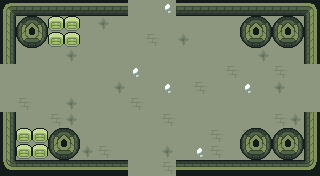

A 2D game scene composited from a Tiled map and its tileset images. What follows is a short description and the map's XML, with every tile layer's data as written:
An orthogonal 20x11 tile map with 16x16 px tiles, 6 tile layers (ground, dressing, decor, walls, ...), 3 tilesets and 12 objects (5x ENTRY, 5x ENEMY, 2x PROP).

<map version="1.10" tiledversion="1.10.2" orientation="orthogonal" renderorder="right-down" width="20" height="11" tilewidth="16" tileheight="16" infinite="0" nextlayerid="8" nextobjectid="13">
 <tileset firstgid="1" name="wall" tilewidth="16" tileheight="16" tilecount="110" columns="10">
  <image source="../../../gfx/tiles/ruins/tilesetwallsimple.png" width="160" height="176" />
 </tileset>
 <tileset firstgid="111" name="floor" tilewidth="16" tileheight="16" tilecount="374" columns="22">
  <image source="../../../gfx/tiles/ruins/tilesetinteriorfloor.png" width="352" height="272" />
 </tileset>
 <tileset firstgid="485" name="elements" tilewidth="16" tileheight="16" tilecount="27" columns="9">
  <image source="../../../gfx/tiles/ruins/elements.png" width="144" height="48" />
 </tileset>
 <layer id="1" name="ground" width="20" height="11">
  <data encoding="csv">
277,277,277,277,277,277,277,367,277,277,366,277,342,366,277,277,277,277,277,277,
277,277,277,277,277,277,367,277,277,277,277,277,277,277,277,277,277,277,277,277,
367,342,366,277,277,277,277,277,277,342,277,367,277,277,277,277,277,277,277,277,
277,277,277,277,367,277,277,277,277,277,277,277,277,277,277,277,367,277,277,277,
277,277,277,277,277,277,277,277,366,277,277,277,277,277,342,277,277,342,277,277,
277,277,277,277,277,277,277,367,277,277,366,277,342,277,277,366,277,367,277,277,
277,342,277,277,367,277,277,277,342,277,277,277,277,277,277,277,277,277,277,277,
277,277,277,342,367,277,277,277,277,277,342,277,277,277,277,277,277,342,367,277,
277,277,277,277,277,277,277,277,277,277,277,277,277,342,277,342,277,277,277,277,
277,277,277,277,277,367,342,277,277,277,367,277,366,342,277,277,277,366,277,277,
367,277,277,277,277,366,277,277,277,277,342,277,367,277,367,277,277,277,277,277
</data>
 </layer>
 <layer id="2" name="dressing" width="20" height="11">
  <data encoding="csv">
0,0,0,0,0,0,0,0,0,0,0,0,0,0,0,0,0,0,0,0,
0,0,0,0,0,0,0,0,0,0,0,0,0,0,0,0,0,0,0,0,
0,0,0,0,0,0,0,0,0,0,0,0,0,0,0,0,0,0,0,0,
0,0,0,0,0,0,0,0,0,0,0,0,0,0,0,0,0,0,0,0,
0,0,0,0,0,0,0,0,0,0,0,0,0,0,0,0,0,0,0,0,
0,0,0,0,0,0,0,0,0,0,0,0,0,0,0,0,0,0,0,0,
0,0,0,0,0,0,0,0,0,0,0,0,0,0,0,0,0,0,0,0,
0,0,0,0,0,0,0,0,0,0,0,0,0,0,0,0,0,0,0,0,
0,0,0,0,0,0,0,0,0,0,0,0,0,0,0,0,0,0,0,0,
0,0,0,0,0,0,0,0,0,0,0,0,0,0,0,0,0,0,0,0,
0,0,0,0,0,0,0,0,0,0,0,0,0,0,0,0,0,0,0,0
</data>
 </layer>
 <layer id="3" name="decor" width="20" height="11">
  <data encoding="csv">
0,0,0,0,0,0,0,0,0,0,0,0,0,0,0,0,0,0,0,0,
0,0,0,0,0,0,0,0,0,0,0,0,0,0,0,0,0,0,0,0,
0,0,0,0,0,0,0,0,0,0,0,0,0,0,0,0,0,0,0,0,
0,0,0,0,0,0,0,0,0,0,0,0,0,0,0,0,0,0,0,0,
0,0,0,0,0,0,0,0,0,0,0,0,0,0,0,0,0,0,0,0,
0,0,0,0,0,0,0,0,0,0,0,0,0,0,0,0,0,0,0,0,
0,0,0,0,0,0,0,0,0,0,0,0,0,0,0,0,0,0,0,0,
0,0,0,0,0,0,0,0,0,0,0,0,0,0,0,0,0,0,0,0,
0,0,0,0,0,0,0,0,0,0,0,0,0,0,0,0,0,0,0,0,
0,0,0,0,0,0,0,0,0,0,0,0,0,0,0,0,0,0,0,0,
0,0,0,0,0,0,0,0,0,0,0,0,0,0,0,0,0,0,0,0
</data>
 </layer>
 <layer id="4" name="walls" width="20" height="11">
  <data encoding="csv">
66,69,69,69,69,69,69,69,0,0,0,69,69,69,69,69,69,69,69,70,
76,0,0,0,0,0,0,0,0,0,0,0,0,0,0,0,0,0,0,80,
76,0,0,0,0,0,0,0,0,0,0,0,0,0,0,0,0,0,0,80,
76,0,0,0,0,0,0,0,0,0,0,0,0,0,0,0,0,0,0,80,
0,0,0,0,0,0,0,0,0,0,0,0,0,0,0,0,0,0,0,0,
0,0,0,0,0,0,0,0,0,0,0,0,0,0,0,0,0,0,0,0,
0,0,0,0,0,0,0,0,0,0,0,0,0,0,0,0,0,0,0,0,
76,0,0,0,0,0,0,0,0,0,0,0,0,0,0,0,0,0,0,80,
76,0,0,0,0,0,0,0,0,0,0,0,0,0,0,0,0,0,0,80,
76,0,0,0,0,0,0,0,0,0,0,0,0,0,0,0,0,0,0,80,
106,109,109,109,109,109,109,109,0,0,0,109,109,109,109,109,109,109,109,110
</data>
 </layer>
 <layer id="5" name="props" width="20" height="11">
  <data encoding="csv">
0,0,0,0,0,0,0,0,0,0,0,0,0,0,0,0,0,0,0,0,
0,78,79,492,492,0,0,0,0,0,0,0,0,0,0,78,79,78,79,0,
0,88,89,492,492,0,0,0,0,0,0,0,0,0,0,88,89,88,89,0,
0,0,0,0,0,0,0,0,0,0,0,0,0,0,0,0,0,0,0,0,
0,0,0,0,0,0,0,0,0,0,0,0,0,0,0,0,0,0,0,0,
0,0,0,0,0,0,0,0,0,0,0,0,0,0,0,0,0,0,0,0,
0,0,0,0,0,0,0,0,0,0,0,0,0,0,0,0,0,0,0,0,
0,0,0,0,0,0,0,0,0,0,0,0,0,0,0,0,0,0,0,0,
0,492,492,78,79,0,0,0,0,0,0,0,0,0,0,78,79,78,79,0,
0,492,492,88,89,0,0,0,0,0,0,0,0,0,0,88,89,88,89,0,
0,0,0,0,0,0,0,0,0,0,0,0,0,0,0,0,0,0,0,0
</data>
 </layer>
 <layer id="6" name="overhead" width="20" height="11">
  <data encoding="csv">
0,0,0,0,0,0,0,0,0,0,0,0,0,0,0,0,0,0,0,0,
0,0,0,0,0,0,0,0,0,0,0,0,0,0,0,0,0,0,0,0,
0,0,0,0,0,0,0,0,0,0,0,0,0,0,0,0,0,0,0,0,
0,0,0,0,0,0,0,0,0,0,0,0,0,0,0,0,0,0,0,0,
0,0,0,0,0,0,0,0,0,0,0,0,0,0,0,0,0,0,0,0,
0,0,0,0,0,0,0,0,0,0,0,0,0,0,0,0,0,0,0,0,
0,0,0,0,0,0,0,0,0,0,0,0,0,0,0,0,0,0,0,0,
0,0,0,0,0,0,0,0,0,0,0,0,0,0,0,0,0,0,0,0,
0,0,0,0,0,0,0,0,0,0,0,0,0,0,0,0,0,0,0,0,
0,0,0,0,0,0,0,0,0,0,0,0,0,0,0,0,0,0,0,0,
0,0,0,0,0,0,0,0,0,0,0,0,0,0,0,0,0,0,0,0
</data>
 </layer>
 <objectgroup id="7" name="spawns">
  <object id="1" name="UP" type="ENTRY" x="152" y="24" />
  <object id="2" name="DOWN" type="ENTRY" x="152" y="152" />
  <object id="3" name="LEFT" type="ENTRY" x="24" y="88" />
  <object id="4" name="RIGHT" type="ENTRY" x="296" y="88" />
  <object id="5" name="" type="ENTRY" x="168" y="88" />
  <object id="6" name="" type="ENEMY" x="120" y="88" />
  <object id="7" name="" type="ENEMY" x="152" y="120" />
  <object id="8" name="" type="ENEMY" x="72" y="56" />
  <object id="9" name="" type="ENEMY" x="152" y="56" />
  <object id="10" name="" type="ENEMY" x="248" y="120" />
  <object id="11" name="torch" type="PROP" x="56" y="168" />
  <object id="12" name="torch" type="PROP" x="264" y="168" />
 </objectgroup>
</map>
